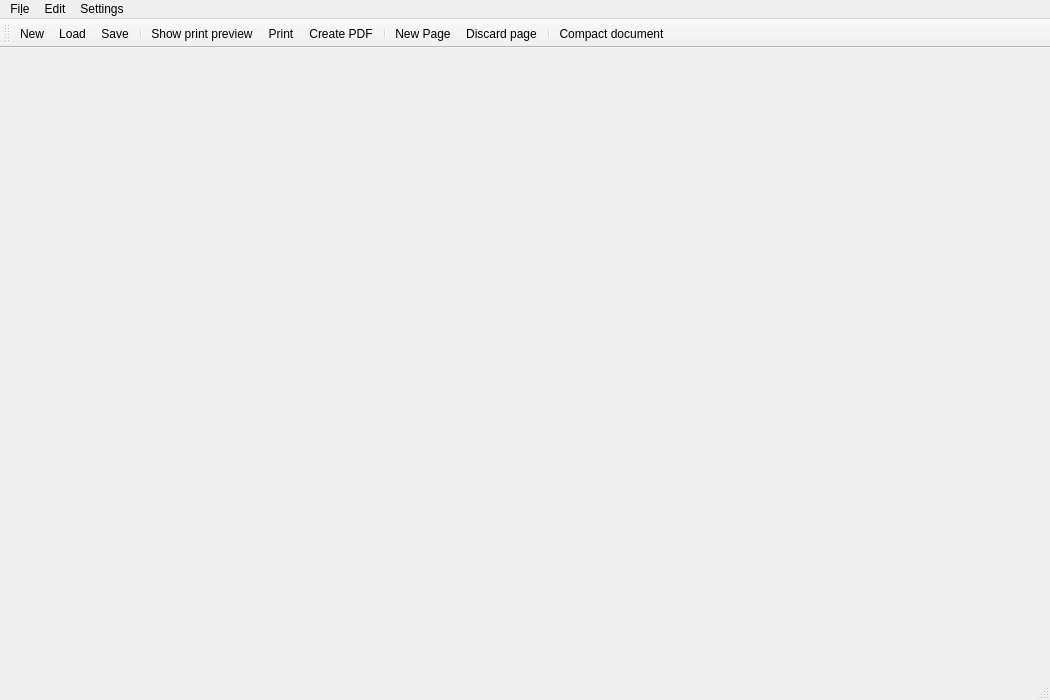
<?xml version="1.0" encoding="UTF-8"?>
<ui version="4.0">
 <class>main_window</class>
 <widget class="QMainWindow" name="main_window">
  <property name="geometry">
   <rect>
    <x>0</x>
    <y>0</y>
    <width>1050</width>
    <height>700</height>
   </rect>
  </property>
  <property name="windowTitle">
   <string>MTGProxyPrinter</string>
  </property>
  <property name="toolButtonStyle">
   <enum>Qt::ToolButtonFollowStyle</enum>
  </property>
  <widget class="QWidget" name="central_widget">
   <layout class="QGridLayout" name="gridLayout"/>
  </widget>
  <widget class="QMenuBar" name="menubar">
   <property name="geometry">
    <rect>
     <x>0</x>
     <y>0</y>
     <width>1050</width>
     <height>29</height>
    </rect>
   </property>
   <widget class="QMenu" name="menu_file">
    <property name="title">
     <string>Fi&amp;le</string>
    </property>
    <addaction name="action_new_document"/>
    <addaction name="action_load_document"/>
    <addaction name="action_save_document"/>
    <addaction name="action_save_as"/>
    <addaction name="action_print_preview"/>
    <addaction name="action_print"/>
    <addaction name="action_print_pdf"/>
    <addaction name="separator"/>
    <addaction name="action_import_deck_list"/>
    <addaction name="separator"/>
    <addaction name="action_quit"/>
   </widget>
   <widget class="QMenu" name="menu_settings">
    <property name="title">
     <string>Settings</string>
    </property>
    <addaction name="action_show_settings"/>
    <addaction name="action_show_toolbar"/>
    <addaction name="action_download_card_data"/>
    <addaction name="action_cleanup_local_image_cache"/>
    <addaction name="separator"/>
    <addaction name="action_show_changelog"/>
    <addaction name="action_show_about_dialog"/>
   </widget>
   <widget class="QMenu" name="menu_edit">
    <property name="title">
     <string>Edit</string>
    </property>
    <addaction name="action_edit_document_settings"/>
    <addaction name="action_compact_document"/>
    <addaction name="action_shuffle_document"/>
    <addaction name="action_download_missing_card_images"/>
    <addaction name="separator"/>
    <addaction name="action_new_page"/>
    <addaction name="action_discard_page"/>
   </widget>
   <addaction name="menu_file"/>
   <addaction name="menu_edit"/>
   <addaction name="menu_settings"/>
  </widget>
  <widget class="QStatusBar" name="statusbar"/>
  <widget class="QToolBar" name="toolBar">
   <property name="windowTitle">
    <string>toolBar</string>
   </property>
   <property name="toolButtonStyle">
    <enum>Qt::ToolButtonTextBesideIcon</enum>
   </property>
   <attribute name="toolBarArea">
    <enum>TopToolBarArea</enum>
   </attribute>
   <attribute name="toolBarBreak">
    <bool>false</bool>
   </attribute>
   <addaction name="action_new_document"/>
   <addaction name="action_load_document"/>
   <addaction name="action_save_document"/>
   <addaction name="separator"/>
   <addaction name="action_print_preview"/>
   <addaction name="action_print"/>
   <addaction name="action_print_pdf"/>
   <addaction name="separator"/>
   <addaction name="action_new_page"/>
   <addaction name="action_discard_page"/>
   <addaction name="separator"/>
   <addaction name="action_compact_document"/>
  </widget>
  <action name="action_quit">
   <property name="icon">
    <iconset theme="application-exit"/>
   </property>
   <property name="text">
    <string>&amp;Quit</string>
   </property>
   <property name="shortcut">
    <string>Ctrl+Q</string>
   </property>
   <property name="menuRole">
    <enum>QAction::QuitRole</enum>
   </property>
  </action>
  <action name="action_print">
   <property name="icon">
    <iconset theme="document-print-direct"/>
   </property>
   <property name="text">
    <string>&amp;Print</string>
   </property>
   <property name="toolTip">
    <string>Print the current documents</string>
   </property>
   <property name="shortcut">
    <string>Ctrl+P</string>
   </property>
  </action>
  <action name="action_print_preview">
   <property name="icon">
    <iconset theme="document-print-preview"/>
   </property>
   <property name="text">
    <string>&amp;Show print preview</string>
   </property>
   <property name="toolTip">
    <string>Show print preview window</string>
   </property>
  </action>
  <action name="action_print_pdf">
   <property name="icon">
    <iconset theme="viewpdf"/>
   </property>
   <property name="text">
    <string>&amp;Create PDF</string>
   </property>
   <property name="toolTip">
    <string>Create a PDF document</string>
   </property>
  </action>
  <action name="action_discard_page">
   <property name="icon">
    <iconset theme="document-close"/>
   </property>
   <property name="text">
    <string>Discard page</string>
   </property>
   <property name="toolTip">
    <string>Discard this page.</string>
   </property>
  </action>
  <action name="action_show_settings">
   <property name="icon">
    <iconset theme="configure"/>
   </property>
   <property name="text">
    <string>Settings</string>
   </property>
   <property name="menuRole">
    <enum>QAction::PreferencesRole</enum>
   </property>
  </action>
  <action name="action_download_card_data">
   <property name="icon">
    <iconset theme="edit-download"/>
   </property>
   <property name="text">
    <string>Download card data</string>
   </property>
  </action>
  <action name="action_new_page">
   <property name="icon">
    <iconset theme="document-new"/>
   </property>
   <property name="text">
    <string>New Page</string>
   </property>
   <property name="toolTip">
    <string>Add a new, empty page.</string>
   </property>
  </action>
  <action name="action_save_document">
   <property name="icon">
    <iconset theme="document-save"/>
   </property>
   <property name="text">
    <string>Save</string>
   </property>
   <property name="shortcut">
    <string>Ctrl+S</string>
   </property>
  </action>
  <action name="action_new_document">
   <property name="icon">
    <iconset theme="document-replace"/>
   </property>
   <property name="text">
    <string>New</string>
   </property>
   <property name="shortcut">
    <string>Ctrl+N</string>
   </property>
  </action>
  <action name="action_load_document">
   <property name="icon">
    <iconset theme="document-open"/>
   </property>
   <property name="text">
    <string>Load</string>
   </property>
   <property name="shortcut">
    <string>Ctrl+L</string>
   </property>
  </action>
  <action name="action_save_as">
   <property name="icon">
    <iconset theme="document-save-as"/>
   </property>
   <property name="text">
    <string>Save as …</string>
   </property>
  </action>
  <action name="action_show_about_dialog">
   <property name="text">
    <string>About…</string>
   </property>
   <property name="menuRole">
    <enum>QAction::AboutRole</enum>
   </property>
  </action>
  <action name="action_show_changelog">
   <property name="text">
    <string>Show Changelog</string>
   </property>
  </action>
  <action name="action_compact_document">
   <property name="icon">
    <iconset theme="format-align-vertical-top"/>
   </property>
   <property name="text">
    <string>Compact document</string>
   </property>
   <property name="toolTip">
    <string>Minimize page count: Fill empty slots on pages by moving cards from the end of the document</string>
   </property>
  </action>
  <action name="action_edit_document_settings">
   <property name="icon">
    <iconset theme="document-properties"/>
   </property>
   <property name="text">
    <string>Edit document settings</string>
   </property>
   <property name="toolTip">
    <string>Configure page size, margins, image spacings for the currently edited document.</string>
   </property>
  </action>
  <action name="action_import_deck_list">
   <property name="icon">
    <iconset theme="document-import"/>
   </property>
   <property name="text">
    <string>Import Deck list</string>
   </property>
   <property name="toolTip">
    <string>Import a deck list from online sources</string>
   </property>
  </action>
  <action name="action_cleanup_local_image_cache">
   <property name="icon">
    <iconset theme="edit-clear-history"/>
   </property>
   <property name="text">
    <string>Cleanup card images</string>
   </property>
   <property name="toolTip">
    <string>Delete locally stored card images you no longer need.</string>
   </property>
  </action>
  <action name="action_show_toolbar">
   <property name="checkable">
    <bool>true</bool>
   </property>
   <property name="checked">
    <bool>true</bool>
   </property>
   <property name="text">
    <string>Show toolbar</string>
   </property>
   <property name="shortcut">
    <string>Ctrl+M</string>
   </property>
  </action>
  <action name="action_download_missing_card_images">
   <property name="icon">
    <iconset theme="edit-download"/>
   </property>
   <property name="text">
    <string>Download missing card images</string>
   </property>
  </action>
  <action name="action_shuffle_document">
   <property name="icon">
    <iconset theme="shuffle"/>
   </property>
   <property name="text">
    <string>Shuffle document</string>
   </property>
   <property name="toolTip">
    <string>Randomly rearrange all card image.
If you want to quickly print a full deck for playing,
use this to reduce the initial deck shuffling required</string>
   </property>
  </action>
 </widget>
 <resources/>
 <connections>
  <connection>
   <sender>action_show_toolbar</sender>
   <signal>toggled(bool)</signal>
   <receiver>toolBar</receiver>
   <slot>setVisible(bool)</slot>
   <hints>
    <hint type="sourcelabel">
     <x>-1</x>
     <y>-1</y>
    </hint>
    <hint type="destinationlabel">
     <x>499</x>
     <y>48</y>
    </hint>
   </hints>
  </connection>
  <connection>
   <sender>toolBar</sender>
   <signal>visibilityChanged(bool)</signal>
   <receiver>action_show_toolbar</receiver>
   <slot>setChecked(bool)</slot>
   <hints>
    <hint type="sourcelabel">
     <x>499</x>
     <y>48</y>
    </hint>
    <hint type="destinationlabel">
     <x>-1</x>
     <y>-1</y>
    </hint>
   </hints>
  </connection>
 </connections>
</ui>
